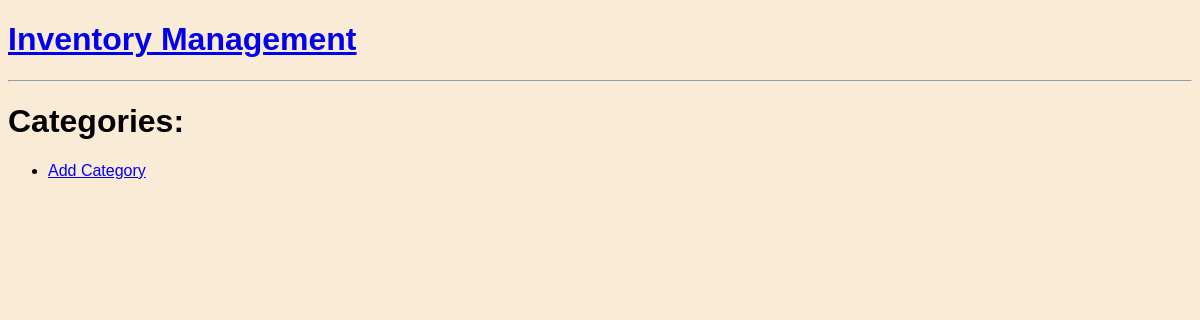
The app's page /, older data.
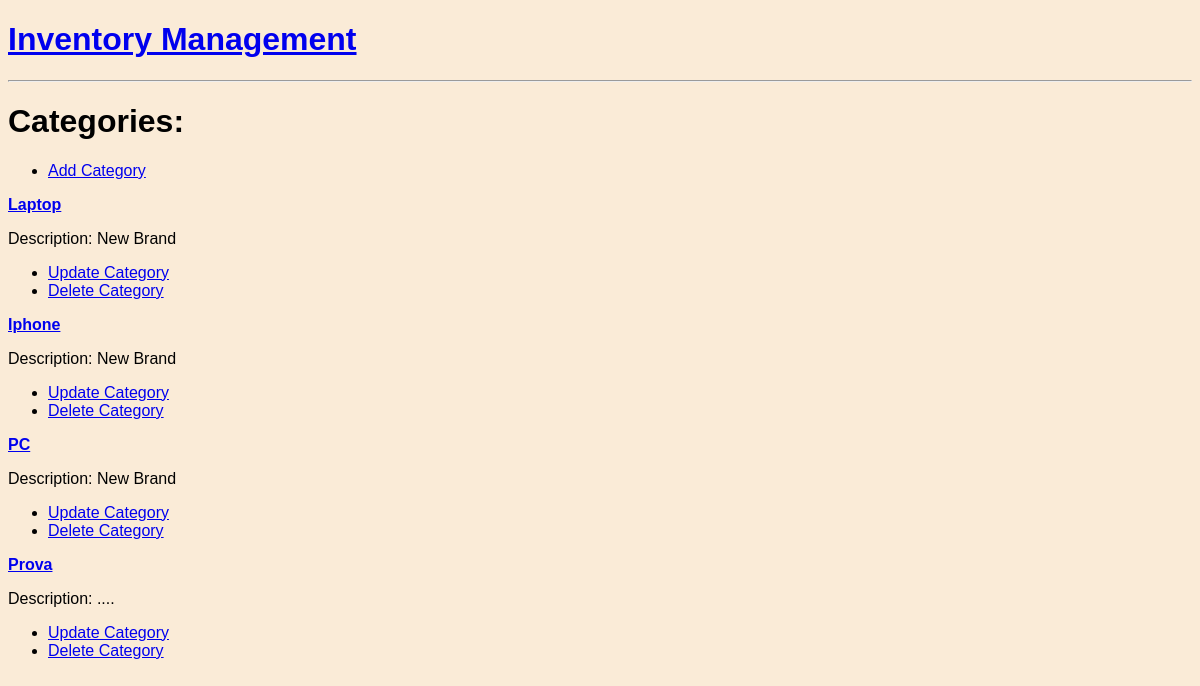
The same page, newer data.
### stock/models.py (models this page shows, shortened)
class Category(models.Model):
    name = models.CharField(max_length=255)
    description = models.TextField(null=True, blank=True)
    created_at = models.DateTimeField(auto_now_add=True)

### stock/views.py (the view)
# urls.py: path('', views.category_list, name='home'),
def category_list(request):
    categories = Category.objects.all()
    return render(request, 'home.html', {'categories':categories})

### templates/home.html
{% extends 'main.html' %}
{% block content %}
<div>
    <h1>Categories:</h1>
    <ul>
        <li><a href="{% url 'create_category' %}">Add Category</a></li>
    </ul>
    {% for category in categories %}
        <a href="{% url 'category_detail' category.id %}">
            <strong>{{ category.name }}</strong>
        </a>
        <p>Description: {{ category.description }}</p>
        <ul>
            <li><a href="{% url 'category_update' category.id %}">Update Category</a></li>
            <li><a href="{% url 'delete_category' category.id %}">Delete Category</a></li>
        </ul>
    {% endfor %}
</div>
{% endblock content %}

Row changes from the older to the newer data that the page shows:
added Category: name "Laptop", description "New Brand"
added Category: name "Iphone", description "New Brand"
added Category: name "PC", description "New Brand"
added Category: name "Prova", description "...."
